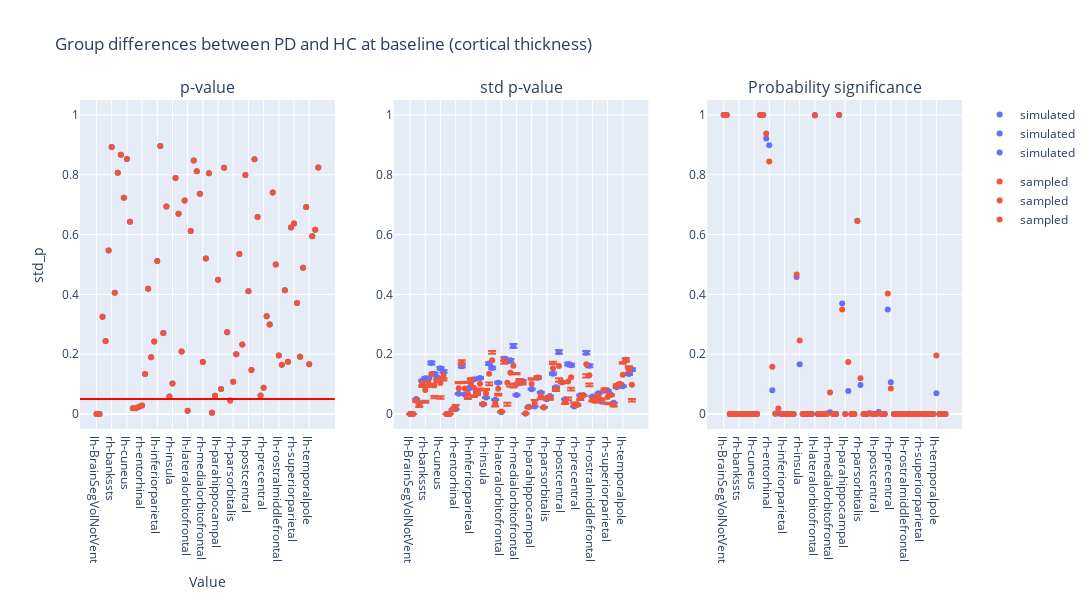

The notebook cell saved with this chart:
### Code cell
plot_dumbbell(
    ancova_baseline_thickness,
    "Group differences between PD and HC at baseline (cortical thickness)",
    "group"
)

### Figure 1 — Plotly figure (JSON) as saved in the notebook; plotly's stock layout.template omitted (floating-point values rounded to 4 significant figures)
{"data": [{"hovertemplate": "group=simulated<br>region=%{x}<br>p_value=%{y}<extra></extra>", "legendgroup": "simulated", "marker": {"color": "#636efa", "symbol": "circle"}, "mode": "markers", "name": "simulated", "orientation": "v", "showlegend": true, "type": "scatter", "x": ["lh-BrainSegVolNotVent", "rh-BrainSegVolNotVent", "lh-MeanThickness", "rh-MeanThickness", "lh-bankssts", "rh-bankssts", "lh-caudalanteriorcingulate", "rh-caudalanteriorcingulate", "lh-caudalmiddlefrontal", "rh-caudalmiddlefrontal", "lh-cuneus", "rh-cuneus", "lh-eTIV", "rh-eTIV", "lh-entorhinal", "rh-entorhinal", "lh-frontalpole", "rh-frontalpole", "lh-fusiform", "rh-fusiform", "lh-inferiorparietal", "rh-inferiorparietal", "lh-inferiortemporal", "rh-inferiortemporal", "lh-insula", "rh-insula", "lh-isthmuscingulate", "rh-isthmuscingulate", "lh-lateraloccipital", "rh-lateraloccipital", "lh-lateralorbitofrontal", "rh-lateralorbitofrontal", "lh-lingual", "rh-lingual", "lh-medialorbitofrontal", "rh-medialorbitofrontal", "lh-middletemporal", "rh-middletemporal", "lh-paracentral", "rh-paracentral", "lh-parahippocampal", "rh-parahippocampal", "lh-parsopercularis", "rh-parsopercularis", "lh-parsorbitalis", "rh-parsorbitalis", "lh-parstriangularis", "rh-parstriangularis", "lh-pericalcarine", "rh-pericalcarine", "lh-postcentral", "rh-postcentral", "lh-posteriorcingulate", "rh-posteriorcingulate", "lh-precentral", "rh-precentral", "lh-precuneus", "rh-precuneus", "lh-rostralanteriorcingulate", "rh-rostralanteriorcingulate", "lh-rostralmiddlefrontal", "rh-rostralmiddlefrontal", "lh-superiorfrontal", "rh-superiorfrontal", "lh-superiorparietal", "rh-superiorparietal", "lh-superiortemporal", "rh-superiortemporal", "lh-supramarginal", "rh-supramarginal", "lh-temporalpole", "rh-temporalpole", "lh-transversetemporal", "rh-transversetemporal"], "xaxis": "x", "y": [0.0002605, 0.0002605, 0.3249, 0.244, 0.5471, 0.8928, 0.4058, 0.8068, 0.8668, 0.7235, 0.8531, 0.6429, 0.01913, 0.01913, 0.02414, 0.02882, 0.1336, 0.4189, 0.1897, 0.2425, 0.5116, 0.8959, 0.2713, 0.6943, 0.05861, 0.1023, 0.789, 0.6697, 0.2093, 0.7136, 0.01132, 0.612, 0.8477, 0.8114, 0.7365, 0.1738, 0.5198, 0.8049, 0.004091, 0.06076, 0.4488, 0.08363, 0.8238, 0.2732, 0.04496, 0.1084, 0.2003, 0.5352, 0.2329, 0.7995, 0.4106, 0.1471, 0.8522, 0.659, 0.06214, 0.08812, 0.327, 0.2996, 0.7407, 0.4997, 0.1958, 0.1646, 0.4143, 0.1747, 0.624, 0.6369, 0.3709, 0.1911, 0.4892, 0.6919, 0.1666, 0.5942, 0.616, 0.8244], "yaxis": "y"}, {"hovertemplate": "group=sampled<br>region=%{x}<br>p_value=%{y}<extra></extra>", "legendgroup": "sampled", "marker": {"color": "#EF553B", "symbol": "circle"}, "mode": "markers", "name": "sampled", "orientation": "v", "showlegend": true, "type": "scatter", "x": ["lh-BrainSegVolNotVent", "rh-BrainSegVolNotVent", "lh-MeanThickness", "rh-MeanThickness", "lh-bankssts", "rh-bankssts", "lh-caudalanteriorcingulate", "rh-caudalanteriorcingulate", "lh-caudalmiddlefrontal", "rh-caudalmiddlefrontal", "lh-cuneus", "rh-cuneus", "lh-eTIV", "rh-eTIV", "lh-entorhinal", "rh-entorhinal", "lh-frontalpole", "rh-frontalpole", "lh-fusiform", "rh-fusiform", "lh-inferiorparietal", "rh-inferiorparietal", "lh-inferiortemporal", "rh-inferiortemporal", "lh-insula", "rh-insula", "lh-isthmuscingulate", "rh-isthmuscingulate", "lh-lateraloccipital", "rh-lateraloccipital", "lh-lateralorbitofrontal", "rh-lateralorbitofrontal", "lh-lingual", "rh-lingual", "lh-medialorbitofrontal", "rh-medialorbitofrontal", "lh-middletemporal", "rh-middletemporal", "lh-paracentral", "rh-paracentral", "lh-parahippocampal", "rh-parahippocampal", "lh-parsopercularis", "rh-parsopercularis", "lh-parsorbitalis", "rh-parsorbitalis", "lh-parstriangularis", "rh-parstriangularis", "lh-pericalcarine", "rh-pericalcarine", "lh-postcentral", "rh-postcentral", "lh-posteriorcingulate", "rh-posteriorcingulate", "lh-precentral", "rh-precentral", "lh-precuneus", "rh-precuneus", "lh-rostralanteriorcingulate", "rh-rostralanteriorcingulate", "lh-rostralmiddlefrontal", "rh-rostralmiddlefrontal", "lh-superiorfrontal", "rh-superiorfrontal", "lh-superiorparietal", "rh-superiorparietal", "lh-superiortemporal", "rh-superiortemporal", "lh-supramarginal", "rh-supramarginal", "lh-temporalpole", "rh-temporalpole", "lh-transversetemporal", "rh-transversetemporal"], "xaxis": "x", "y": [0.0002605, 0.0002605, 0.3249, 0.244, 0.5471, 0.8928, 0.4058, 0.8068, 0.8668, 0.7235, 0.8531, 0.6429, 0.01913, 0.01913, 0.02414, 0.02882, 0.1336, 0.4189, 0.1897, 0.2425, 0.5116, 0.8959, 0.2713, 0.6943, 0.05861, 0.1023, 0.789, 0.6697, 0.2093, 0.7136, 0.01132, 0.612, 0.8477, 0.8114, 0.7365, 0.1738, 0.5198, 0.8049, 0.004091, 0.06076, 0.4488, 0.08363, 0.8238, 0.2732, 0.04496, 0.1084, 0.2003, 0.5352, 0.2329, 0.7995, 0.4106, 0.1471, 0.8522, 0.659, 0.06214, 0.08812, 0.327, 0.2996, 0.7407, 0.4997, 0.1958, 0.1646, 0.4143, 0.1747, 0.624, 0.6369, 0.3709, 0.1911, 0.4892, 0.6919, 0.1666, 0.5942, 0.616, 0.8244], "yaxis": "y"}, {"error_y": {"array": [6.602e-07, 6.602e-07, 0.001365, 0.001015, 0.003039, 0.003262, 0.003251, 0.00465, 0.003675, 0.003318, 0.004165, 0.003874, 9.247e-07, 9.247e-07, 0.0004534, 0.0004319, 0.001849, 0.004364, 0.001774, 0.002272, 0.002462, 0.003158, 0.001974, 0.003277, 0.0008679, 0.001499, 0.004595, 0.004191, 0.001309, 0.002854, 0.0001579, 0.005027, 0.0048, 0.004889, 0.006209, 0.001727, 0.002804, 0.003012, 5.82e-05, 0.0006689, 0.002267, 0.0006964, 0.003315, 0.001961, 0.0006035, 0.001349, 0.001633, 0.003682, 0.002432, 0.00565, 0.002902, 0.001354, 0.004553, 0.004452, 0.0006819, 0.0008897, 0.00172, 0.001721, 0.005594, 0.00439, 0.001598, 0.001338, 0.001898, 0.00112, 0.002113, 0.002136, 0.001777, 0.001033, 0.002432, 0.00274, 0.002523, 0.004952, 0.003648, 0.004063], "arrayminus": [6.791e-07, 6.791e-07, 0.001404, 0.001044, 0.003126, 0.003355, 0.003344, 0.004783, 0.00378, 0.003412, 0.004284, 0.003985, 9.51e-07, 9.51e-07, 0.0004663, 0.0004442, 0.001901, 0.004489, 0.001825, 0.002337, 0.002533, 0.003248, 0.00203, 0.00337, 0.0008926, 0.001541, 0.004726, 0.00431, 0.001347, 0.002935, 0.0001624, 0.00517, 0.004937, 0.005029, 0.006386, 0.001776, 0.002884, 0.003098, 5.986e-05, 0.0006879, 0.002331, 0.0007162, 0.003409, 0.002017, 0.0006207, 0.001387, 0.001679, 0.003786, 0.002501, 0.005811, 0.002984, 0.001393, 0.004683, 0.004579, 0.0007013, 0.000915, 0.001769, 0.00177, 0.005753, 0.004515, 0.001643, 0.001376, 0.001952, 0.001152, 0.002173, 0.002196, 0.001828, 0.001063, 0.002501, 0.002818, 0.002595, 0.005094, 0.003752, 0.004179]}, "hovertemplate": "group=simulated<br>region=%{x}<br>std_p=%{y}<extra></extra>", "legendgroup": "simulated", "marker": {"color": "#636efa", "symbol": "circle"}, "mode": "markers", "name": "simulated", "orientation": "v", "showlegend": true, "type": "scatter", "x": ["lh-BrainSegVolNotVent", "rh-BrainSegVolNotVent", "lh-MeanThickness", "rh-MeanThickness", "lh-bankssts", "rh-bankssts", "lh-caudalanteriorcingulate", "rh-caudalanteriorcingulate", "lh-caudalmiddlefrontal", "rh-caudalmiddlefrontal", "lh-cuneus", "rh-cuneus", "lh-eTIV", "rh-eTIV", "lh-entorhinal", "rh-entorhinal", "lh-frontalpole", "rh-frontalpole", "lh-fusiform", "rh-fusiform", "lh-inferiorparietal", "rh-inferiorparietal", "lh-inferiortemporal", "rh-inferiortemporal", "lh-insula", "rh-insula", "lh-isthmuscingulate", "rh-isthmuscingulate", "lh-lateraloccipital", "rh-lateraloccipital", "lh-lateralorbitofrontal", "rh-lateralorbitofrontal", "lh-lingual", "rh-lingual", "lh-medialorbitofrontal", "rh-medialorbitofrontal", "lh-middletemporal", "rh-middletemporal", "lh-paracentral", "rh-paracentral", "lh-parahippocampal", "rh-parahippocampal", "lh-parsopercularis", "rh-parsopercularis", "lh-parsorbitalis", "rh-parsorbitalis", "lh-parstriangularis", "rh-parstriangularis", "lh-pericalcarine", "rh-pericalcarine", "lh-postcentral", "rh-postcentral", "lh-posteriorcingulate", "rh-posteriorcingulate", "lh-precentral", "rh-precentral", "lh-precuneus", "rh-precuneus", "lh-rostralanteriorcingulate", "rh-rostralanteriorcingulate", "lh-rostralmiddlefrontal", "rh-rostralmiddlefrontal", "lh-superiorfrontal", "rh-superiorfrontal", "lh-superiorparietal", "rh-superiorparietal", "lh-superiortemporal", "rh-superiortemporal", "lh-supramarginal", "rh-supramarginal", "lh-temporalpole", "rh-temporalpole", "lh-transversetemporal", "rh-transversetemporal"], "xaxis": "x2", "y": [2.424e-05, 2.424e-05, 0.05011, 0.03726, 0.1116, 0.1197, 0.1194, 0.1707, 0.1349, 0.1218, 0.1529, 0.1422, 3.394e-05, 3.394e-05, 0.01664, 0.01585, 0.06787, 0.1602, 0.06512, 0.08339, 0.09039, 0.1159, 0.07245, 0.1203, 0.03186, 0.05501, 0.1687, 0.1538, 0.04806, 0.1048, 0.005796, 0.1845, 0.1762, 0.1795, 0.2279, 0.0634, 0.1029, 0.1106, 0.002137, 0.02455, 0.08321, 0.02556, 0.1217, 0.07199, 0.02215, 0.04951, 0.05994, 0.1351, 0.08928, 0.2074, 0.1065, 0.04971, 0.1672, 0.1634, 0.02503, 0.03266, 0.06312, 0.06319, 0.2053, 0.1612, 0.05865, 0.04912, 0.06967, 0.04111, 0.07755, 0.07839, 0.06524, 0.03793, 0.08927, 0.1006, 0.09262, 0.1818, 0.1339, 0.1492], "yaxis": "y2"}, {"error_y": {"array": [6.007e-06, 6.007e-06, -0.002894, -0.00549, -0.005919, -0.03621, -0.009641, -0.03228, -0.03541, -0.002766, -0.04453, -0.009254, 6.824e-06, 6.824e-06, -0.001372, 0.007253, 0.0204, 0.0122, 0.02211, -0.01328, 0.01594, -0.02478, -0.001697, -0.01564, 0.00239, 0.01499, -0.02915, 0.03042, -0.009439, -0.01713, 0.00248, -0.0006485, -0.06681, -0.03651, -0.06038, 0.03761, 0.00864, -0.001342, 6.754e-05, -0.001392, 0.01926, 0.01113, 0.003907, -0.008479, 0.001028, 0.005219, -0.003458, 0.02185, -0.002637, -0.04116, 0.002549, -0.006006, -0.05349, -0.03566, 0.007071, -0.001549, -0.005615, 0.001031, -0.03318, -0.02734, -0.005878, -0.003149, -0.006777, 0.006191, 0.005086, -0.01941, 0.00023, -0.004846, 0.006588, 0.003063, 0.04161, 0.00423, 0.01495, -0.04744], "arrayminus": [-4.668e-06, -4.668e-06, 0.005664, 0.00755, 0.01208, 0.04283, 0.01624, 0.04172, 0.04287, 0.009496, 0.05298, 0.01711, -4.949e-06, -4.949e-06, 0.002292, -0.006377, -0.01665, -0.003343, -0.01851, 0.01789, -0.01095, 0.03119, 0.0057, 0.02228, -0.000629, -0.01195, 0.03847, -0.02192, 0.01209, 0.02292, -0.00216, 0.01084, 0.07655, 0.04643, 0.07297, -0.03411, -0.002952, 0.007453, 5.053e-05, 0.002749, -0.01466, -0.009718, 0.002817, 0.01246, 0.000196, -0.002483, 0.00677, -0.01438, 0.00757, 0.05262, 0.003337, 0.008753, 0.06273, 0.04469, -0.005687, 0.003354, 0.009103, 0.00246, 0.04453, 0.03625, 0.009119, 0.005864, 0.01063, -0.003919, -0.0008009, 0.02374, 0.003375, 0.006943, -0.001654, 0.002494, -0.0365, 0.005816, -0.007549, 0.05569]}, "hovertemplate": "group=sampled<br>region=%{x}<br>std_p=%{y}<extra></extra>", "legendgroup": "sampled", "marker": {"color": "#EF553B", "symbol": "circle"}, "mode": "markers", "name": "sampled", "orientation": "v", "showlegend": true, "type": "scatter", "x": ["lh-BrainSegVolNotVent", "rh-BrainSegVolNotVent", "lh-MeanThickness", "rh-MeanThickness", "lh-bankssts", "rh-bankssts", "lh-caudalanteriorcingulate", "rh-caudalanteriorcingulate", "lh-caudalmiddlefrontal", "rh-caudalmiddlefrontal", "lh-cuneus", "rh-cuneus", "lh-eTIV", "rh-eTIV", "lh-entorhinal", "rh-entorhinal", "lh-frontalpole", "rh-frontalpole", "lh-fusiform", "rh-fusiform", "lh-inferiorparietal", "rh-inferiorparietal", "lh-inferiortemporal", "rh-inferiortemporal", "lh-insula", "rh-insula", "lh-isthmuscingulate", "rh-isthmuscingulate", "lh-lateraloccipital", "rh-lateraloccipital", "lh-lateralorbitofrontal", "rh-lateralorbitofrontal", "lh-lingual", "rh-lingual", "lh-medialorbitofrontal", "rh-medialorbitofrontal", "lh-middletemporal", "rh-middletemporal", "lh-paracentral", "rh-paracentral", "lh-parahippocampal", "rh-parahippocampal", "lh-parsopercularis", "rh-parsopercularis", "lh-parsorbitalis", "rh-parsorbitalis", "lh-parstriangularis", "rh-parstriangularis", "lh-pericalcarine", "rh-pericalcarine", "lh-postcentral", "rh-postcentral", "lh-posteriorcingulate", "rh-posteriorcingulate", "lh-precentral", "rh-precentral", "lh-precuneus", "rh-precuneus", "lh-rostralanteriorcingulate", "rh-rostralanteriorcingulate", "lh-rostralmiddlefrontal", "rh-rostralmiddlefrontal", "lh-superiorfrontal", "rh-superiorfrontal", "lh-superiorparietal", "rh-superiorparietal", "lh-superiortemporal", "rh-superiortemporal", "lh-supramarginal", "rh-supramarginal", "lh-temporalpole", "rh-temporalpole", "lh-transversetemporal", "rh-transversetemporal"], "xaxis": "x2", "y": [2.958e-05, 2.958e-05, 0.04585, 0.03076, 0.1026, 0.08026, 0.1065, 0.1338, 0.09583, 0.1157, 0.1042, 0.1291, 3.984e-05, 3.984e-05, 0.01482, 0.02268, 0.08642, 0.168, 0.08545, 0.06784, 0.1039, 0.08799, 0.06878, 0.1014, 0.03338, 0.0685, 0.1349, 0.1801, 0.03731, 0.08479, 0.008119, 0.1788, 0.1046, 0.1381, 0.1613, 0.09929, 0.1088, 0.1062, 0.002146, 0.02249, 0.1002, 0.036, 0.1223, 0.06155, 0.02258, 0.05338, 0.05485, 0.1533, 0.08421, 0.1606, 0.1062, 0.04234, 0.1091, 0.1233, 0.03142, 0.03022, 0.05579, 0.0625, 0.1666, 0.1294, 0.05118, 0.04463, 0.06099, 0.04618, 0.08053, 0.05685, 0.06369, 0.03205, 0.09343, 0.1009, 0.1317, 0.1811, 0.1452, 0.09766], "yaxis": "y2"}, {"hovertemplate": "group=simulated<br>region=%{x}<br>psig=%{y}<extra></extra>", "legendgroup": "simulated", "marker": {"color": "#636efa", "symbol": "circle"}, "mode": "markers", "name": "simulated", "orientation": "v", "showlegend": true, "type": "scatter", "x": ["lh-BrainSegVolNotVent", "rh-BrainSegVolNotVent", "lh-MeanThickness", "rh-MeanThickness", "lh-bankssts", "rh-bankssts", "lh-caudalanteriorcingulate", "rh-caudalanteriorcingulate", "lh-caudalmiddlefrontal", "rh-caudalmiddlefrontal", "lh-cuneus", "rh-cuneus", "lh-eTIV", "rh-eTIV", "lh-entorhinal", "rh-entorhinal", "lh-frontalpole", "rh-frontalpole", "lh-fusiform", "rh-fusiform", "lh-inferiorparietal", "rh-inferiorparietal", "lh-inferiortemporal", "rh-inferiortemporal", "lh-insula", "rh-insula", "lh-isthmuscingulate", "rh-isthmuscingulate", "lh-lateraloccipital", "rh-lateraloccipital", "lh-lateralorbitofrontal", "rh-lateralorbitofrontal", "lh-lingual", "rh-lingual", "lh-medialorbitofrontal", "rh-medialorbitofrontal", "lh-middletemporal", "rh-middletemporal", "lh-paracentral", "rh-paracentral", "lh-parahippocampal", "rh-parahippocampal", "lh-parsopercularis", "rh-parsopercularis", "lh-parsorbitalis", "rh-parsorbitalis", "lh-parstriangularis", "rh-parstriangularis", "lh-pericalcarine", "rh-pericalcarine", "lh-postcentral", "rh-postcentral", "lh-posteriorcingulate", "rh-posteriorcingulate", "lh-precentral", "rh-precentral", "lh-precuneus", "rh-precuneus", "lh-rostralanteriorcingulate", "rh-rostralanteriorcingulate", "lh-rostralmiddlefrontal", "rh-rostralmiddlefrontal", "lh-superiorfrontal", "rh-superiorfrontal", "lh-superiorparietal", "rh-superiorparietal", "lh-superiortemporal", "rh-superiortemporal", "lh-supramarginal", "rh-supramarginal", "lh-temporalpole", "rh-temporalpole", "lh-transversetemporal", "rh-transversetemporal"], "xaxis": "x3", "y": [1.0, 1.0, 5.056e-16, 4.202e-14, 9.088e-10, 9.133e-08, 1.499e-05, 1.958e-05, 4.702e-07, 1.681e-10, 6.322e-06, 1.496e-07, 1.0, 1.0, 0.9213, 0.8987, 0.07992, 0.00102, 0.002231, 0.0007732, 6.057e-13, 4.337e-08, 7.563e-06, 1.224e-10, 0.4581, 0.1667, 1.096e-05, 9.249e-07, 2.145e-06, 8.179e-14, 1.0, 0.0001116, 0.0001042, 6.026e-05, 0.001494, 0.00571, 1.678e-10, 7.073e-12, 1.0, 0.3698, 3.906e-12, 0.07711, 1.266e-09, 5.492e-06, 0.6462, 0.09733, 0.0003406, 8.208e-07, 0.002904, 0.0006053, 8.312e-07, 0.006834, 4.346e-05, 4.875e-06, 0.3499, 0.1062, 9.002e-11, 5.891e-09, 0.0003275, 0.0001123, 0.0003951, 0.001134, 1.862e-14, 2.263e-05, 3.065e-22, 3.177e-22, 3.951e-13, 1.534e-07, 2.384e-12, 9.341e-15, 0.06976, 0.0001129, 4.268e-08, 1.154e-06], "yaxis": "y3"}, {"hovertemplate": "group=sampled<br>region=%{x}<br>psig=%{y}<extra></extra>", "legendgroup": "sampled", "marker": {"color": "#EF553B", "symbol": "circle"}, "mode": "markers", "name": "sampled", "orientation": "v", "showlegend": true, "type": "scatter", "x": ["lh-BrainSegVolNotVent", "rh-BrainSegVolNotVent", "lh-MeanThickness", "rh-MeanThickness", "lh-bankssts", "rh-bankssts", "lh-caudalanteriorcingulate", "rh-caudalanteriorcingulate", "lh-caudalmiddlefrontal", "rh-caudalmiddlefrontal", "lh-cuneus", "rh-cuneus", "lh-eTIV", "rh-eTIV", "lh-entorhinal", "rh-entorhinal", "lh-frontalpole", "rh-frontalpole", "lh-fusiform", "rh-fusiform", "lh-inferiorparietal", "rh-inferiorparietal", "lh-inferiortemporal", "rh-inferiortemporal", "lh-insula", "rh-insula", "lh-isthmuscingulate", "rh-isthmuscingulate", "lh-lateraloccipital", "rh-lateraloccipital", "lh-lateralorbitofrontal", "rh-lateralorbitofrontal", "lh-lingual", "rh-lingual", "lh-medialorbitofrontal", "rh-medialorbitofrontal", "lh-middletemporal", "rh-middletemporal", "lh-paracentral", "rh-paracentral", "lh-parahippocampal", "rh-parahippocampal", "lh-parsopercularis", "rh-parsopercularis", "lh-parsorbitalis", "rh-parsorbitalis", "lh-parstriangularis", "rh-parstriangularis", "lh-pericalcarine", "rh-pericalcarine", "lh-postcentral", "rh-postcentral", "lh-posteriorcingulate", "rh-posteriorcingulate", "lh-precentral", "rh-precentral", "lh-precuneus", "rh-precuneus", "lh-rostralanteriorcingulate", "rh-rostralanteriorcingulate", "lh-rostralmiddlefrontal", "rh-rostralmiddlefrontal", "lh-superiorfrontal", "rh-superiorfrontal", "lh-superiorparietal", "rh-superiorparietal", "lh-superiortemporal", "rh-superiortemporal", "lh-supramarginal", "rh-supramarginal", "lh-temporalpole", "rh-temporalpole", "lh-transversetemporal", "rh-transversetemporal"], "xaxis": "x3", "y": [1.0, 1.0, 7.612e-19, 5.806e-20, 2.442e-11, 3.083e-16, 1.118e-06, 2.299e-08, 3.556e-13, 1.573e-11, 7.624e-12, 5.895e-09, 1.0, 1.0, 0.9383, 0.8446, 0.1582, 0.001803, 0.01877, 3.66e-05, 4.271e-10, 2.025e-13, 2.403e-06, 1.466e-14, 0.4667, 0.2461, 1.929e-08, 3.617e-05, 1.141e-09, 1.592e-20, 0.9985, 6.342e-05, 5.797e-12, 7.69e-08, 2.332e-06, 0.07166, 1.584e-09, 8.564e-13, 1.0, 0.3496, 9.335e-09, 0.1744, 1.539e-09, 1.06e-07, 0.6458, 0.1196, 9.308e-05, 1.603e-05, 0.001602, 4.123e-06, 7.626e-07, 0.001646, 6.537e-11, 6.807e-10, 0.4031, 0.08567, 2.151e-13, 3.998e-09, 5.207e-06, 1.111e-06, 5.133e-05, 0.0003572, 1.956e-18, 0.0001549, 1.021e-20, 4.21e-41, 1.047e-13, 5.699e-10, 2.205e-11, 1.143e-14, 0.1961, 0.0001053, 4.936e-07, 1.976e-14], "yaxis": "y3"}], "layout": {"annotations": [{"font": {"size": 16}, "showarrow": false, "text": "p-value", "x": 0.1444, "xanchor": "center", "xref": "paper", "y": 1, "yanchor": "bottom", "yref": "paper"}, {"font": {"size": 16}, "showarrow": false, "text": "std p-value", "x": 0.5, "xanchor": "center", "xref": "paper", "y": 1, "yanchor": "bottom", "yref": "paper"}, {"font": {"size": 16}, "showarrow": false, "text": "Probability significance", "x": 0.8556, "xanchor": "center", "xref": "paper", "y": 1, "yanchor": "bottom", "yref": "paper"}], "height": 600, "hovermode": "closest", "shapes": [{"line": {"color": "red", "width": 2}, "type": "line", "x0": 0, "x1": 1, "xref": "x domain", "y0": 0.05, "y1": 0.05, "yref": "y"}], "title": {"text": "Group differences between PD and HC at baseline (cortical thickness)"}, "width": 1400, "xaxis": {"anchor": "y", "domain": [0, 0.2889], "title": {"text": "Value"}}, "xaxis2": {"anchor": "y2", "domain": [0.3556, 0.6444]}, "xaxis3": {"anchor": "y3", "domain": [0.7111, 1]}, "yaxis": {"anchor": "x", "domain": [0, 1], "range": [-0.05, 1.05], "title": {"text": "std_p"}}, "yaxis2": {"anchor": "x2", "domain": [0, 1], "range": [-0.05, 1.05]}, "yaxis3": {"anchor": "x3", "domain": [0, 1], "range": [-0.05, 1.05]}}}
